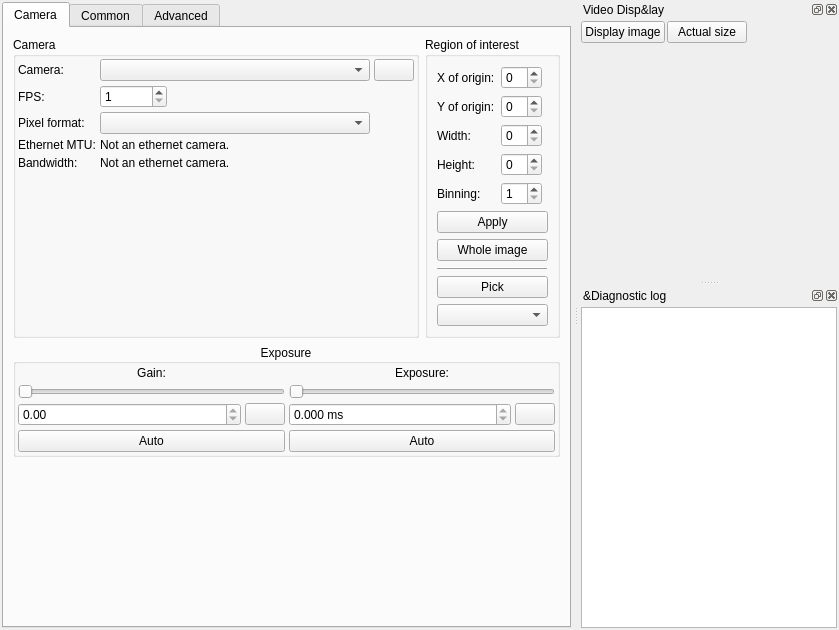
<?xml version="1.0" encoding="UTF-8"?>
<ui version="4.0">
 <class>ArvConfigWindowUI</class>
 <widget class="QMainWindow" name="ArvConfigWindowUI">
  <property name="geometry">
   <rect>
    <x>0</x>
    <y>0</y>
    <width>839</width>
    <height>630</height>
   </rect>
  </property>
  <property name="windowTitle">
   <string>ArvCamera</string>
  </property>
  <widget class="QWidget" name="centralwidget">
   <layout class="QGridLayout" name="gridLayout_2">
    <property name="leftMargin">
     <number>2</number>
    </property>
    <property name="topMargin">
     <number>2</number>
    </property>
    <property name="rightMargin">
     <number>2</number>
    </property>
    <property name="bottomMargin">
     <number>2</number>
    </property>
    <property name="spacing">
     <number>4</number>
    </property>
    <item row="0" column="0">
     <widget class="QTabWidget" name="tabWidget">
      <property name="currentIndex">
       <number>0</number>
      </property>
      <widget class="QWidget" name="deviceTab">
       <attribute name="title">
        <string>Camera</string>
       </attribute>
       <layout class="QVBoxLayout" name="verticalLayout_2">
        <item>
         <layout class="QHBoxLayout" name="horizontalLayout_2">
          <item>
           <widget class="QGroupBox" name="cameraBox">
            <property name="title">
             <string>Camera</string>
            </property>
            <layout class="QFormLayout" name="formLayout">
             <property name="fieldGrowthPolicy">
              <enum>QFormLayout::ExpandingFieldsGrow</enum>
             </property>
             <property name="horizontalSpacing">
              <number>4</number>
             </property>
             <property name="verticalSpacing">
              <number>4</number>
             </property>
             <property name="leftMargin">
              <number>2</number>
             </property>
             <property name="topMargin">
              <number>2</number>
             </property>
             <property name="rightMargin">
              <number>2</number>
             </property>
             <property name="bottomMargin">
              <number>2</number>
             </property>
             <item row="0" column="0">
              <widget class="QLabel" name="label">
               <property name="text">
                <string>Camera:</string>
               </property>
              </widget>
             </item>
             <item row="0" column="1">
              <layout class="QHBoxLayout" name="horizontalLayout_4">
               <item>
                <widget class="QComboBox" name="cameraSelector">
                 <property name="toolTip">
                  <string>Select camera.</string>
                 </property>
                 <property name="minimumContentsLength">
                  <number>30</number>
                 </property>
                </widget>
               </item>
               <item>
                <widget class="QPushButton" name="refreshCamerasButton">
                 <property name="toolTip">
                  <string>Refresh camera list.</string>
                 </property>
                 <property name="text">
                  <string/>
                 </property>
                 <property name="icon">
                  <iconset theme="view-refresh">
                   <normaloff>.</normaloff>.</iconset>
                 </property>
                </widget>
               </item>
              </layout>
             </item>
             <item row="2" column="0">
              <widget class="QLabel" name="label_9">
               <property name="text">
                <string>FPS:</string>
               </property>
              </widget>
             </item>
             <item row="2" column="1">
              <layout class="QHBoxLayout" name="horizontalLayout_7">
               <item>
                <widget class="QSpinBox" name="fpsSpinbox">
                 <property name="toolTip">
                  <string>Camera's frame rate setting.</string>
                 </property>
                 <property name="minimum">
                  <number>1</number>
                 </property>
                 <property name="maximum">
                  <number>999999999</number>
                 </property>
                </widget>
               </item>
              </layout>
             </item>
             <item row="3" column="0">
              <widget class="QLabel" name="label_2">
               <property name="text">
                <string>Pixel format:</string>
               </property>
              </widget>
             </item>
             <item row="3" column="1">
              <widget class="QComboBox" name="pixelFormatSelector">
               <property name="toolTip">
                <string>Select the camera's pixel format.</string>
               </property>
               <property name="minimumContentsLength">
                <number>30</number>
               </property>
              </widget>
             </item>
             <item row="4" column="0">
              <widget class="QLabel" name="label_3">
               <property name="text">
                <string>Ethernet MTU:</string>
               </property>
              </widget>
             </item>
             <item row="4" column="1">
              <widget class="QLabel" name="cameraMTUDescription">
               <property name="text">
                <string>Not an ethernet camera.</string>
               </property>
              </widget>
             </item>
             <item row="5" column="0">
              <widget class="QLabel" name="label_13">
               <property name="text">
                <string>Bandwidth:</string>
               </property>
              </widget>
             </item>
             <item row="5" column="1">
              <widget class="QLabel" name="bandwidthDescription">
               <property name="text">
                <string>Not an ethernet camera.</string>
               </property>
              </widget>
             </item>
            </layout>
           </widget>
          </item>
          <item>
           <widget class="QGroupBox" name="roiBox">
            <property name="title">
             <string>Region of interest</string>
            </property>
            <layout class="QVBoxLayout" name="verticalLayout_3">
             <item>
              <layout class="QFormLayout" name="formLayout_2">
               <property name="fieldGrowthPolicy">
                <enum>QFormLayout::ExpandingFieldsGrow</enum>
               </property>
               <item row="0" column="0">
                <widget class="QLabel" name="label_5">
                 <property name="text">
                  <string>X of origin:</string>
                 </property>
                </widget>
               </item>
               <item row="0" column="1">
                <widget class="QSpinBox" name="xSpinbox">
                 <property name="singleStep">
                  <number>2</number>
                 </property>
                </widget>
               </item>
               <item row="1" column="0">
                <widget class="QLabel" name="label_6">
                 <property name="text">
                  <string>Y of origin:</string>
                 </property>
                </widget>
               </item>
               <item row="1" column="1">
                <widget class="QSpinBox" name="ySpinbox">
                 <property name="singleStep">
                  <number>2</number>
                 </property>
                </widget>
               </item>
               <item row="2" column="0">
                <widget class="QLabel" name="label_7">
                 <property name="text">
                  <string>Width:</string>
                 </property>
                </widget>
               </item>
               <item row="2" column="1">
                <widget class="QSpinBox" name="wSpinbox">
                 <property name="singleStep">
                  <number>2</number>
                 </property>
                </widget>
               </item>
               <item row="3" column="0">
                <widget class="QLabel" name="label_8">
                 <property name="text">
                  <string>Height:</string>
                 </property>
                </widget>
               </item>
               <item row="3" column="1">
                <widget class="QSpinBox" name="hSpinbox">
                 <property name="singleStep">
                  <number>2</number>
                 </property>
                </widget>
               </item>
               <item row="4" column="0">
                <widget class="QLabel" name="label_4">
                 <property name="text">
                  <string>Binning:</string>
                 </property>
                </widget>
               </item>
               <item row="4" column="1">
                <widget class="QSpinBox" name="binSpinBox">
                 <property name="minimum">
                  <number>1</number>
                 </property>
                </widget>
               </item>
              </layout>
             </item>
             <item>
              <widget class="QPushButton" name="applyROIButton">
               <property name="toolTip">
                <string>Set the camera's ROI.</string>
               </property>
               <property name="text">
                <string>Apply</string>
               </property>
              </widget>
             </item>
             <item>
              <widget class="QPushButton" name="resetROIButton">
               <property name="toolTip">
                <string>Reset ROI to the maximum, effective immediately.</string>
               </property>
               <property name="text">
                <string>Whole image</string>
               </property>
              </widget>
             </item>
             <item>
              <widget class="QFrame" name="frame">
               <property name="frameShape">
                <enum>QFrame::HLine</enum>
               </property>
               <property name="frameShadow">
                <enum>QFrame::Raised</enum>
               </property>
              </widget>
             </item>
             <item>
              <widget class="QPushButton" name="pickROIButton">
               <property name="toolTip">
                <string>Select ROI by drawing a rectangle on the video display.</string>
               </property>
               <property name="text">
                <string>Pick</string>
               </property>
               <property name="icon">
                <iconset theme="edit-select">
                 <normaloff>.</normaloff>.</iconset>
               </property>
               <property name="checkable">
                <bool>true</bool>
               </property>
              </widget>
             </item>
             <item>
              <widget class="QArv::ROIcomboBox" name="ROIsizeCombo">
               <property name="toolTip">
                <string>Choose a size of ROI used for picking.</string>
               </property>
               <property name="insertPolicy">
                <enum>QComboBox::NoInsert</enum>
               </property>
              </widget>
             </item>
            </layout>
           </widget>
          </item>
         </layout>
        </item>
        <item>
         <widget class="QGroupBox" name="Exposure">
          <property name="sizePolicy">
           <sizepolicy hsizetype="Preferred" vsizetype="Fixed">
            <horstretch>0</horstretch>
            <verstretch>0</verstretch>
           </sizepolicy>
          </property>
          <property name="title">
           <string>Exposure</string>
          </property>
          <property name="alignment">
           <set>Qt::AlignCenter</set>
          </property>
          <layout class="QHBoxLayout" name="horizontalLayout_3">
           <property name="spacing">
            <number>4</number>
           </property>
           <property name="leftMargin">
            <number>2</number>
           </property>
           <property name="topMargin">
            <number>2</number>
           </property>
           <property name="rightMargin">
            <number>2</number>
           </property>
           <property name="bottomMargin">
            <number>2</number>
           </property>
           <item>
            <layout class="QVBoxLayout" name="verticalLayout_4">
             <item>
              <widget class="QLabel" name="label_10">
               <property name="text">
                <string>Gain:</string>
               </property>
               <property name="alignment">
                <set>Qt::AlignCenter</set>
               </property>
              </widget>
             </item>
             <item>
              <widget class="QSlider" name="gainSlider">
               <property name="orientation">
                <enum>Qt::Horizontal</enum>
               </property>
              </widget>
             </item>
             <item>
              <layout class="QHBoxLayout" name="horizontalLayout_9">
               <item>
                <widget class="QDoubleSpinBox" name="gainSpinbox">
                 <property name="sizePolicy">
                  <sizepolicy hsizetype="MinimumExpanding" vsizetype="Fixed">
                   <horstretch>0</horstretch>
                   <verstretch>0</verstretch>
                  </sizepolicy>
                 </property>
                 <property name="readOnly">
                  <bool>true</bool>
                 </property>
                </widget>
               </item>
               <item>
                <widget class="QPushButton" name="editGainButton">
                 <property name="toolTip">
                  <string>Enter value manually.</string>
                 </property>
                 <property name="text">
                  <string/>
                 </property>
                 <property name="icon">
                  <iconset theme="edit-clear-locationbar-rtl">
                   <normaloff>.</normaloff>.</iconset>
                 </property>
                </widget>
               </item>
              </layout>
             </item>
             <item>
              <widget class="QPushButton" name="gainAutoButton">
               <property name="toolTip">
                <string>Let camera control sensor gain.</string>
               </property>
               <property name="text">
                <string>Auto</string>
               </property>
               <property name="checkable">
                <bool>true</bool>
               </property>
              </widget>
             </item>
            </layout>
           </item>
           <item>
            <layout class="QVBoxLayout" name="verticalLayout_5">
             <item>
              <widget class="QLabel" name="label_11">
               <property name="text">
                <string>Exposure:</string>
               </property>
               <property name="alignment">
                <set>Qt::AlignCenter</set>
               </property>
              </widget>
             </item>
             <item>
              <widget class="QSlider" name="exposureSlider">
               <property name="orientation">
                <enum>Qt::Horizontal</enum>
               </property>
              </widget>
             </item>
             <item>
              <layout class="QHBoxLayout" name="horizontalLayout_10">
               <item>
                <widget class="QDoubleSpinBox" name="exposureSpinbox">
                 <property name="sizePolicy">
                  <sizepolicy hsizetype="MinimumExpanding" vsizetype="Fixed">
                   <horstretch>0</horstretch>
                   <verstretch>0</verstretch>
                  </sizepolicy>
                 </property>
                 <property name="readOnly">
                  <bool>true</bool>
                 </property>
                 <property name="suffix">
                  <string> ms</string>
                 </property>
                 <property name="decimals">
                  <number>3</number>
                 </property>
                 <property name="singleStep">
                  <double>0.001000000000000</double>
                 </property>
                </widget>
               </item>
               <item>
                <widget class="QPushButton" name="editExposureButton">
                 <property name="toolTip">
                  <string>Enter value manually.</string>
                 </property>
                 <property name="text">
                  <string/>
                 </property>
                 <property name="icon">
                  <iconset theme="edit-clear-locationbar-rtl">
                   <normaloff>.</normaloff>.</iconset>
                 </property>
                </widget>
               </item>
              </layout>
             </item>
             <item>
              <widget class="QPushButton" name="exposureAutoButton">
               <property name="toolTip">
                <string>Let camera control exposure time.</string>
               </property>
               <property name="text">
                <string>Auto</string>
               </property>
               <property name="checkable">
                <bool>true</bool>
               </property>
              </widget>
             </item>
            </layout>
           </item>
          </layout>
         </widget>
        </item>
        <item>
         <spacer name="verticalSpacer_2">
          <property name="orientation">
           <enum>Qt::Vertical</enum>
          </property>
          <property name="sizeHint" stdset="0">
           <size>
            <width>20</width>
            <height>40</height>
           </size>
          </property>
         </spacer>
        </item>
       </layout>
      </widget>
      <widget class="QWidget" name="commonTab">
       <attribute name="title">
        <string>Common</string>
       </attribute>
       <layout class="QGridLayout" name="gridLayout_3">
        <item row="1" column="0" colspan="2">
         <widget class="QGroupBox" name="settingsBox">
          <property name="title">
           <string>Program settings</string>
          </property>
          <layout class="QFormLayout" name="formLayout_3">
           <item row="0" column="0">
            <widget class="QLabel" name="label_22">
             <property name="text">
              <string>Exposure readout interval:</string>
             </property>
            </widget>
           </item>
           <item row="0" column="1">
            <widget class="QSpinBox" name="sliderUpdateSpinbox">
             <property name="toolTip">
              <string>Exposure and gain are periodically updated and sliders moved accordingly.</string>
             </property>
             <property name="suffix">
              <string> ms</string>
             </property>
             <property name="minimum">
              <number>1</number>
             </property>
             <property name="maximum">
              <number>10000</number>
             </property>
             <property name="value">
              <number>1000</number>
             </property>
            </widget>
           </item>
           <item row="1" column="0">
            <widget class="QLabel" name="label_24">
             <property name="text">
              <string>Status message timeout:</string>
             </property>
            </widget>
           </item>
           <item row="1" column="1">
            <widget class="QSpinBox" name="statusTimeoutSpinbox">
             <property name="toolTip">
              <string>A message is shown in the status bar on certain events or errors. This message is cleared after the specified interval.</string>
             </property>
             <property name="suffix">
              <string> s</string>
             </property>
             <property name="minimum">
              <number>1</number>
             </property>
             <property name="maximum">
              <number>1000</number>
             </property>
             <property name="value">
              <number>10</number>
             </property>
            </widget>
           </item>
          </layout>
         </widget>
        </item>
        <item row="0" column="0">
         <widget class="QGroupBox" name="transformBox">
          <property name="title">
           <string>Transform image</string>
          </property>
          <layout class="QVBoxLayout" name="verticalLayout_6">
           <item>
            <widget class="QCheckBox" name="invertColors">
             <property name="text">
              <string>Invert colors</string>
             </property>
            </widget>
           </item>
           <item>
            <widget class="QCheckBox" name="flipHorizontal">
             <property name="text">
              <string>Flip horizontally</string>
             </property>
            </widget>
           </item>
           <item>
            <widget class="QCheckBox" name="flipVertical">
             <property name="text">
              <string>Flip vertically</string>
             </property>
            </widget>
           </item>
           <item>
            <widget class="QComboBox" name="rotationSelector"/>
           </item>
           <item>
            <spacer name="verticalSpacer_4">
             <property name="orientation">
              <enum>Qt::Vertical</enum>
             </property>
             <property name="sizeHint" stdset="0">
              <size>
               <width>20</width>
               <height>40</height>
              </size>
             </property>
            </spacer>
           </item>
          </layout>
         </widget>
        </item>
        <item row="0" column="1" colspan="2">
         <widget class="QGroupBox" name="miscBox">
          <property name="title">
           <string>Miscellaneous image settings</string>
          </property>
          <layout class="QVBoxLayout" name="verticalLayout_7">
           <item>
            <widget class="QCheckBox" name="dropInvalidFrames">
             <property name="toolTip">
              <string>Invalid frames will not be recorded and will be displayed as pure red.</string>
             </property>
             <property name="text">
              <string>Drop incomplete/invalid frames</string>
             </property>
             <property name="checked">
              <bool>true</bool>
             </property>
            </widget>
           </item>
           <item>
            <widget class="QCheckBox" name="useFastInterpolator">
             <property name="toolTip">
              <string>Only affects certain pixel formats. Colors are calculated using a less exact interpolation.</string>
             </property>
             <property name="text">
              <string>Use fast color approximation</string>
             </property>
             <property name="checked">
              <bool>true</bool>
             </property>
            </widget>
           </item>
           <item>
            <spacer name="verticalSpacer">
             <property name="orientation">
              <enum>Qt::Vertical</enum>
             </property>
             <property name="sizeHint" stdset="0">
              <size>
               <width>20</width>
               <height>40</height>
              </size>
             </property>
            </spacer>
           </item>
          </layout>
         </widget>
        </item>
        <item row="2" column="0">
         <spacer name="verticalSpacer_3">
          <property name="orientation">
           <enum>Qt::Vertical</enum>
          </property>
          <property name="sizeHint" stdset="0">
           <size>
            <width>20</width>
            <height>40</height>
           </size>
          </property>
         </spacer>
        </item>
       </layout>
      </widget>
      <widget class="QWidget" name="advancedTab">
       <attribute name="title">
        <string>Advanced</string>
       </attribute>
       <layout class="QVBoxLayout" name="verticalLayout_9">
        <item>
         <widget class="QTreeView" name="advancedTree">
          <property name="animated">
           <bool>true</bool>
          </property>
         </widget>
        </item>
        <item>
         <widget class="QLabel" name="label_20">
          <property name="text">
           <string>&lt;html&gt;&lt;head/&gt;&lt;body&gt;&lt;p&gt;This view provides direct access to the camera. Changes may not be reflected in the rest of the program.&lt;/p&gt;&lt;/body&gt;&lt;/html&gt;</string>
          </property>
          <property name="wordWrap">
           <bool>true</bool>
          </property>
         </widget>
        </item>
        <item>
         <widget class="QCheckBox" name="registerCacheCheck">
          <property name="toolTip">
           <string>&lt;html&gt;&lt;head/&gt;&lt;body&gt;&lt;p&gt;This setting may make browsing camera features more responsive. However, some cameras specify cacheability of settings incorrectly. If this checkbox is set to partially enabled, debug mode is entered where cached values are checked against actual values.&lt;/p&gt;&lt;/body&gt;&lt;/html&gt;</string>
          </property>
          <property name="text">
           <string>Enable camera register cache</string>
          </property>
          <property name="checked">
           <bool>true</bool>
          </property>
          <property name="tristate">
           <bool>true</bool>
          </property>
         </widget>
        </item>
        <item>
         <widget class="QCheckBox" name="saveAdvancedCb">
          <property name="text">
           <string>Save Advanced Features</string>
          </property>
          <property name="checked">
           <bool>true</bool>
          </property>
         </widget>
        </item>
       </layout>
      </widget>
     </widget>
    </item>
   </layout>
  </widget>
  <widget class="QDockWidget" name="videodock">
   <property name="windowTitle">
    <string>Video Disp&amp;lay</string>
   </property>
   <attribute name="dockWidgetArea">
    <number>2</number>
   </attribute>
   <widget class="QWidget" name="widget_2">
    <layout class="QVBoxLayout" name="verticalLayout_8">
     <property name="spacing">
      <number>2</number>
     </property>
     <property name="leftMargin">
      <number>2</number>
     </property>
     <property name="topMargin">
      <number>2</number>
     </property>
     <property name="rightMargin">
      <number>2</number>
     </property>
     <property name="bottomMargin">
      <number>2</number>
     </property>
     <item>
      <layout class="QHBoxLayout" name="horizontalLayout_14">
       <item>
        <widget class="QPushButton" name="playButton">
         <property name="toolTip">
          <string>Display live image.</string>
         </property>
         <property name="text">
          <string>Display image</string>
         </property>
         <property name="icon">
          <iconset theme="media-playback-start">
           <normaloff>.</normaloff>.</iconset>
         </property>
         <property name="checkable">
          <bool>true</bool>
         </property>
        </widget>
       </item>
       <item>
        <widget class="QPushButton" name="unzoomButton">
         <property name="toolTip">
          <string>Fix display size to video size.</string>
         </property>
         <property name="text">
          <string>Actual size</string>
         </property>
         <property name="icon">
          <iconset theme="zoom-original">
           <normaloff>.</normaloff>.</iconset>
         </property>
         <property name="checkable">
          <bool>true</bool>
         </property>
        </widget>
       </item>
       <item>
        <spacer name="horizontalSpacer_3">
         <property name="orientation">
          <enum>Qt::Horizontal</enum>
         </property>
         <property name="sizeHint" stdset="0">
          <size>
           <width>40</width>
           <height>20</height>
          </size>
         </property>
        </spacer>
       </item>
      </layout>
     </item>
     <item>
      <widget class="QArv::GLVideoWidget" name="videoWidget" native="true">
       <property name="sizePolicy">
        <sizepolicy hsizetype="MinimumExpanding" vsizetype="MinimumExpanding">
         <horstretch>0</horstretch>
         <verstretch>0</verstretch>
        </sizepolicy>
       </property>
       <property name="minimumSize">
        <size>
         <width>128</width>
         <height>128</height>
        </size>
       </property>
      </widget>
     </item>
    </layout>
   </widget>
  </widget>
  <widget class="QDockWidget" name="messageDock">
   <property name="windowTitle">
    <string>&amp;Diagnostic log</string>
   </property>
   <attribute name="dockWidgetArea">
    <number>2</number>
   </attribute>
   <widget class="QWidget" name="dockWidgetContents">
    <layout class="QGridLayout" name="gridLayout">
     <property name="leftMargin">
      <number>2</number>
     </property>
     <property name="topMargin">
      <number>2</number>
     </property>
     <property name="rightMargin">
      <number>2</number>
     </property>
     <property name="bottomMargin">
      <number>2</number>
     </property>
     <property name="spacing">
      <number>2</number>
     </property>
     <item row="0" column="0">
      <widget class="QPlainTextEdit" name="messageList">
       <property name="undoRedoEnabled">
        <bool>false</bool>
       </property>
       <property name="readOnly">
        <bool>true</bool>
       </property>
      </widget>
     </item>
    </layout>
   </widget>
  </widget>
  <action name="showVideoAction">
   <property name="checkable">
    <bool>true</bool>
   </property>
   <property name="checked">
    <bool>true</bool>
   </property>
   <property name="icon">
    <iconset theme="video-display">
     <normaloff>.</normaloff>.</iconset>
   </property>
   <property name="text">
    <string>Video Display</string>
   </property>
   <property name="toolTip">
    <string>Show or hide video display.</string>
   </property>
  </action>
  <action name="messageAction">
   <property name="checkable">
    <bool>true</bool>
   </property>
   <property name="checked">
    <bool>true</bool>
   </property>
   <property name="icon">
    <iconset theme="dialog-information">
     <normaloff>.</normaloff>.</iconset>
   </property>
   <property name="text">
    <string>Diagnostic Log</string>
   </property>
   <property name="toolTip">
    <string>Show or hide diagnostic log.</string>
   </property>
  </action>
  <action name="subwindowsAction">
   <property name="text">
    <string>Subwindows...</string>
   </property>
   <property name="iconText">
    <string>Subwindows...</string>
   </property>
   <property name="toolTip">
    <string>Subwindows</string>
   </property>
  </action>
 </widget>
 <customwidgets>
  <customwidget>
   <class>QArv::GLVideoWidget</class>
   <extends>QWidget</extends>
   <header>glvideowidget.h</header>
   <container>1</container>
  </customwidget>
  <customwidget>
   <class>QArv::ROIcomboBox</class>
   <extends>QComboBox</extends>
   <header>roicombobox.h</header>
  </customwidget>
 </customwidgets>
 <resources/>
 <connections/>
</ui>
